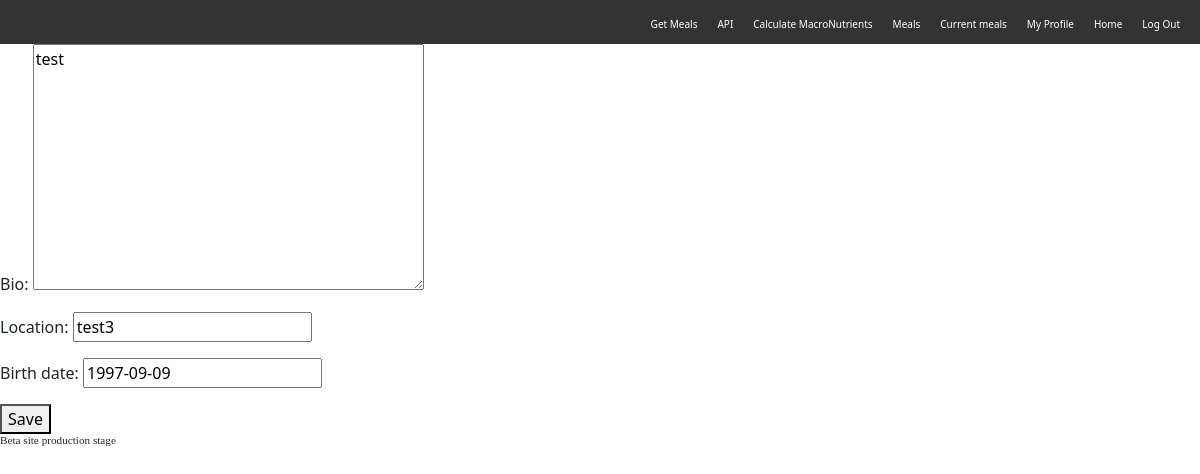
Page /update_profile (signed in) on the committed database.
### Kaizen/models.py (models this page shows, shortened)
class Profile(models.Model):
    user = models.OneToOneField(User, on_delete=models.CASCADE)
    bio = models.TextField(blank=True)
    location = models.CharField(max_length=30,blank=True)
    birth_date = models.DateField(null=True,blank=True)

### Kaizen/views.py (the view)
# urls.py: path('update_profile', views.update_profile,name='update_profile'),
@login_required(login_url='/login')
def update_profile(request):
    try:
        user_profile = Profile.objects.get(user=request.user)
    except Profile.DoesNotExist:
        user_profile = None
    if request.method == "POST":
        form = ProfileForm(request.POST, instance=user_profile)
        if form.is_valid():
            user_profile = form.save(commit=False)
            user_profile.user = request.user
            user_profile.save()
            return redirect('profile')  # Redirect to the profile view after saving
    else:
        form = ProfileForm(instance=user_profile)
    return render(request, 'update_profile.html', {'form': form})

### Kaizen/forms.py
class ProfileForm(forms.ModelForm):
    class Meta:
        model = Profile
        fields = [
            'bio',
            'location',
            'birth_date'
        ]

### templates/update_profile.html (shortened to what this page needs)
{% extends 'base.html' %}
{% block content %}
<div>
    <form class="user-update" method="POST">
        {{form.as_p}}
        <button type="submit">Save</button>
    </form>
</div>
{% endblock %}

### rows in the picture
Profile: bio "test", location "test3", birth_date "1997-09-09"
